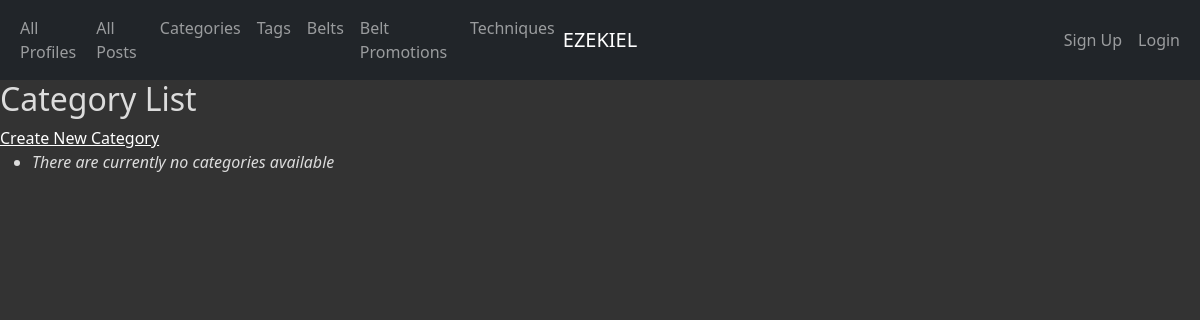
Page /categories/ on the earlier database version.
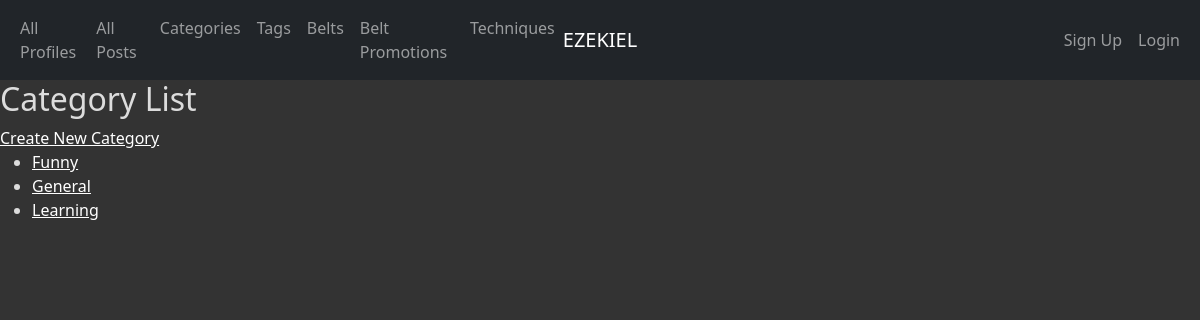
Same page on the later database version.
### app_info/models.py (models this page shows)
class Category(models.Model):
    category_id = models.AutoField(primary_key=True)
    name = models.CharField(max_length=45)
    def __str__(self):
        return '%s' % (self.name)
    def get_absolute_url(self):
        return reverse('app_info_categories_detail_urlpattern',
                       kwargs={'pk': self.pk}
                       )
    class Meta:
        ordering = ['name']

### app_info/views.py (the view)
class CategoryList(ListView):
    model = Category

### app_info/templates/app_info/category_list.html (shortened to what this page needs)
{% extends 'app_info/base.html' %}
{% block content %}
<h2>Category List</h2>
{% block create_button %}
    <a
            href="{% url 'app_info_category_create_urlpattern' %}"
            class="button button-primary">
        Create New Category</a>
{% endblock %}
<ul>
    {% for category in category_list %}
    <li>
        <a href="{{ category.get_absolute_url }}">{{ category }}</a>
    </li>
    {% empty %}
    <li><em>There are currently no categories available</em></li>
    {% endfor %}
</ul>
{% endblock %}

Differences in the rows shown:
added Category: name "Funny"
added Category: name "General"
added Category: name "Learning"
Other differences:
text no longer shown: "There are currently no categories available"
